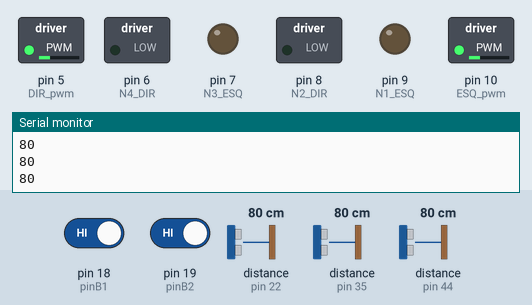
The sketch below on a simulated Arduino Mega 2560, built with avr-gcc and run on an emulated ATmega2560. Parts: switched loads named in the sketch (green lamp = pin HIGH), output pins drawn as LEDs (lit = HIGH), the last lines printed to the serial monitor. Wiring (inferred from the names in the program): 3 × ultrasonic range finder: trigger pin 23, echo pin 22 / trigger pin 34, echo pin 35 / trigger pin 45, echo pin 44. Dashed ring = blinking. The test bench sets the inputs (shaded band); at power-on: pin 18 (pinB1) HIGH, pin 19 (pinB2) HIGH, distance to the obstacle (sensors on pin 22, pin 35, pin 44) 80 cm. The echo pulse lasts 58.3 µs per cm; pins used as bus, display or sensor lines are not drawn.

Above: at 0.59 s.
1.4 s: pin 18 (pinB1) driven LOW
At 1.82 s:
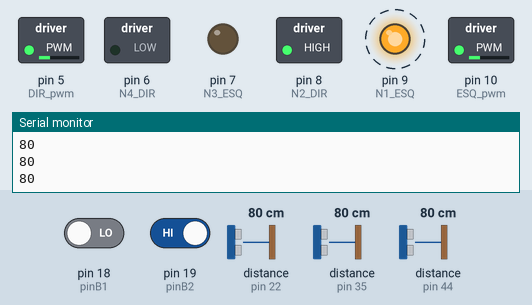
5.0 s: pin 18 (pinB1) driven HIGH
At 6.2 s:
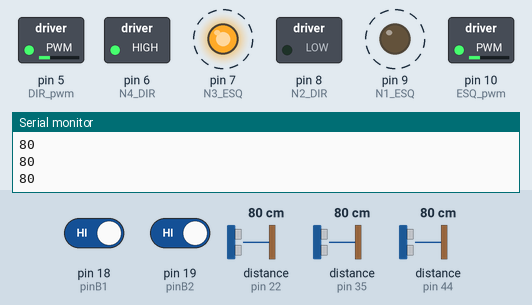
8.5 s: pin 19 (pinB2) driven LOW
At 10.42 s:
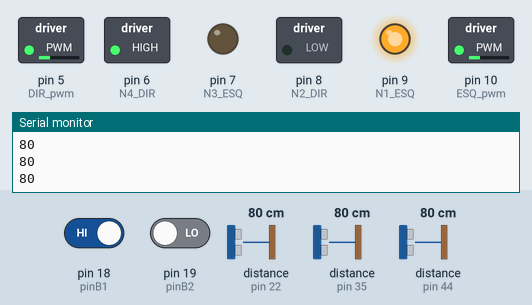
Timing chart, 0 to 18.0 s (numbered marks = the images above; inputs shaded):
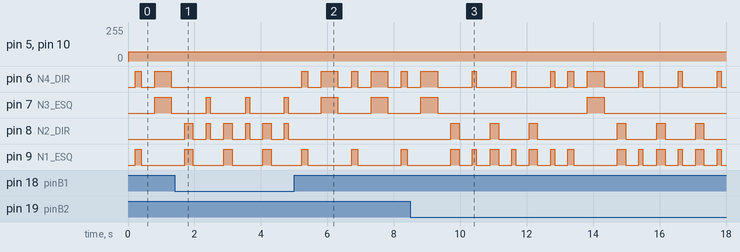

Measured:
- after the input at 1.4 s, pin 6 (N4_DIR): stops changing and stays LOW; pin 8 (N2_DIR): LOW → HIGH after 0.30 s, then repeats every 1.2 s: LOW 0.40 s, HIGH 0.12 s, LOW 0.42 s, HIGH 0.25 s
- after the input at 5.0 s, pin 8 (N2_DIR): stops changing and stays LOW
- after the input at 8.5 s, pin 7 (N3_ESQ): LOW → HIGH after 5.3 s, → LOW 0.50 s later; pin 8 (N2_DIR): LOW → HIGH after 1.2 s, → LOW 0.25 s later, → HIGH 0.94 s later, → LOW 0.25 s later, … (12 changes in this stretch)
- by itself, pin 7 (N3_ESQ): alternates HIGH for 0.12 s and LOW for 1.1 s

The sketch:

teste12.ino
```cpp
//BOTOES}---------------------------------------------------------
#define pinB1 18//botao 1 (direita)
#define pinB2 19//botao 2 (esquerda)
//MOTOR}---------------------------------------------------------
//PONTE H - pinos para controlar o motor
#define DIR_pwm   5    //pino de pwm do arduino para motor da direita
#define N4_DIR  6      //n4 direita - pino do arduino para acionar motor da direita
#define N3_ESQ  7      //n3 esquerda - pino do arduino para acionar motor da esquerda
#define N2_DIR 8       //n2 direita - pino do arduino para acionar motor da direita
#define N1_ESQ  9      //n1 esquerda - pino do arduino para acionar motor da esquerda
#define ESQ_pwm   10   // pino de pwm do arduino para motor da esquerda
//VELOCIDADE (valores de PWM)
#define NORMAL_VEL 70  // Valor constante para alimentar os motores. Valores de 0 à 255.
#define NORMAL_VELe 70  // Valor constante para alimentar os motores. Valores de 0 à 255.
#define PARA_VEL 0
//SONAR}---------------------------------------------------------
//FRONTAL
#define ECHOf  35 // Pino 19 do Arduino - eco (rx) - onda refletida pelo objeto é capturada.
#define TRIGf  34 // Pino 18 Arduino - Trig (tx) - transmitido como ultrassom pelo ar.
//ESQUERDO
#define ECHOe  22 // Pino 14 do Arduino - eco (rx) - onda refletida pelo objeto é capturada.
#define TRIGe  23 // Pino 15 Arduino - Trig (tx) - transmitido como ultrassom pelo ar.
//DIREITA
#define ECHOd  44 // Pino 17 do Arduino - eco (rx) - onda refletida pelo objeto é capturada.
#define TRIGd  45 // Pino 16 Arduino - Trig (tx) - transmitido como ultrassom pelo ar.
#define minD 18   // distancia minima

void setup(){
  Serial.begin(9600);
  pinMode(TRIGf,OUTPUT);
  pinMode(ECHOf,INPUT);
  pinMode(TRIGd,OUTPUT);
  pinMode(ECHOd,INPUT);
  pinMode(TRIGe,OUTPUT);
  pinMode(ECHOe,INPUT);
  pinMode(DIR_pwm,OUTPUT);
  pinMode(N4_DIR,OUTPUT);
  pinMode(N3_ESQ,OUTPUT);
  pinMode(N2_DIR,OUTPUT);
  pinMode(N1_ESQ,OUTPUT);
  pinMode(ESQ_pwm,OUTPUT);
  pinMode(pinB1,INPUT);
  pinMode(pinB2,INPUT);
}

void loop(){
  int distF,distD,distE;

  distD=SONAR_D();
  distE=SONAR_E();
  distF=SONAR_F();

  botao();
  if(distD>minD){
    botao();
    direita();
    distF=SONAR_F();
    if(distF>minD){
      frente();
    }
    botao();
  }else{
    if(distF>minD)
      frente();
    else{
      if(distE>minD){
        esquerda();
        distF=SONAR_F();
        if(distF>minD)
          frente();
        botao();
      }else{
        distD=SONAR_D();
        distE=SONAR_E();
        distF=SONAR_F();
        if(distE<minD&&distD<minD&&distF<minD)
          vira();
      }
    }
  }
}

unsigned int SONAR_F(){
 unsigned int distfF;
 digitalWrite(TRIGf, LOW); // Seta trigger como baixo(0) por 2uS
 delayMicroseconds(2);
 digitalWrite(TRIGf, HIGH); // coloca trigger em estado alto
 delayMicroseconds(10); // por 10uS, pode uasr tbm delay (1) que equivale a 10uS
 digitalWrite(TRIGf, LOW); // coloca em estado baixo
 distfF = pulseIn(ECHOf, HIGH); //deixa eco em alto e retorna o tempo em milissegundos
 distfF = distfF/58; // Calcula a distância do pelo tempo do pulso
 Serial.println(distfF);
 return distfF;
}
unsigned int SONAR_D(){
 unsigned int distD;
 digitalWrite(TRIGd, LOW); // Seta trigger como baixo(0) por 2uS
 delayMicroseconds(2);
 digitalWrite(TRIGd, HIGH); // coloca trigger em estado alto
 delayMicroseconds(10); // por 10uS, pode uasr tbm delay (1) que equivale a 10uS
 digitalWrite(TRIGd, LOW); // coloca em estado baixo
 distD = pulseIn(ECHOd, HIGH); //deixa eco em alto e retorna o tempo em milissegundos
 distD = distD/58; // Calcula a distância do pelo tempo do pulso
 Serial.println(distD);
 return distD;
}
unsigned int SONAR_E(){
 unsigned int distE;
 digitalWrite(TRIGe, LOW); // Seta trigger como baixo(0) por 2uS
 delayMicroseconds(2);
 digitalWrite(TRIGe, HIGH); // coloca trigger em estado alto
 delayMicroseconds(10); // por 10uS, pode uasr tbm delay (1) que equivale a 10uS
 digitalWrite(TRIGe, LOW); // coloca em estado baixo
 distE = pulseIn(ECHOe, HIGH); //deixa eco em alto e retorna o tempo em milissegundos
 distE = distE/58; // Calcula a distância do pelo tempo do pulso
 Serial.println(distE);
 return distE;
}
void parar(){
  analogWrite(ESQ_pwm, NORMAL_VELe);
  analogWrite(DIR_pwm, NORMAL_VEL);
  digitalWrite(N1_ESQ, LOW);
  digitalWrite(N3_ESQ, LOW);
  digitalWrite(N2_DIR, LOW);
  digitalWrite(N4_DIR, LOW);
  delay(200);
}
void frente(){
  parar();
  analogWrite(ESQ_pwm, NORMAL_VELe);
  analogWrite(DIR_pwm, NORMAL_VEL);
  digitalWrite(N1_ESQ, LOW);
  digitalWrite(N3_ESQ, HIGH);
  digitalWrite(N2_DIR, LOW);
  digitalWrite(N4_DIR, HIGH);
  delay(500);
  parar();
}
void tras(){
  parar();
  analogWrite(ESQ_pwm, NORMAL_VELe);
  analogWrite(DIR_pwm, NORMAL_VEL);
  digitalWrite(N1_ESQ, HIGH);
  digitalWrite(N3_ESQ, LOW);
  digitalWrite(N2_DIR, HIGH);
  digitalWrite(N4_DIR, LOW);
  delay(250);
  parar();
}
void esquerda(){
  parar();
  analogWrite(ESQ_pwm, NORMAL_VELe);
  analogWrite(DIR_pwm, NORMAL_VEL);
  digitalWrite(N1_ESQ, LOW);
  digitalWrite(N3_ESQ, HIGH);
  digitalWrite(N2_DIR, HIGH);
  digitalWrite(N4_DIR, LOW);
  delay(180);
  parar();
}
void direita(){
  parar();
  analogWrite(ESQ_pwm, NORMAL_VELe);
  analogWrite(DIR_pwm, NORMAL_VEL);
  digitalWrite(N1_ESQ, HIGH);
  digitalWrite(N3_ESQ, LOW);
  digitalWrite(N2_DIR, LOW);
  digitalWrite(N4_DIR, HIGH);
  delay(180);
  parar();
}
void vira(){
  parar();
  analogWrite(ESQ_pwm, NORMAL_VELe);
  analogWrite(DIR_pwm, NORMAL_VEL);
  digitalWrite(N1_ESQ, LOW);
  digitalWrite(N3_ESQ, HIGH);
  digitalWrite(N2_DIR, HIGH);
  digitalWrite(N4_DIR, LOW);
  delay(330);
  parar();
}
void esquerdabotao(){
  parar();
  analogWrite(ESQ_pwm, NORMAL_VELe);
  analogWrite(DIR_pwm, NORMAL_VEL);
  digitalWrite(N1_ESQ, LOW);
  digitalWrite(N3_ESQ, HIGH);
  digitalWrite(N2_DIR, HIGH);
  digitalWrite(N4_DIR, LOW);
  delay(120);
  parar();
}
void direitabotao(){
  parar();
  analogWrite(ESQ_pwm, NORMAL_VELe);
  analogWrite(DIR_pwm, NORMAL_VEL);
  digitalWrite(N1_ESQ, HIGH);
  digitalWrite(N3_ESQ, LOW);
  digitalWrite(N2_DIR, LOW);
  digitalWrite(N4_DIR, HIGH);
  delay(120);
  parar();
}
void botao(){
  int estadoBotaoE = 0;
  int estadoBotaoD = 0;
  estadoBotaoE = digitalRead(pinB1);
  estadoBotaoD = digitalRead(pinB2);
  if(estadoBotaoE == LOW || estadoBotaoD == LOW){
    if(estadoBotaoE == LOW){
      tras();
      esquerdabotao();
    }
    if(estadoBotaoD == LOW){
      tras();
      direitabotao();
     }
  }
}
```
